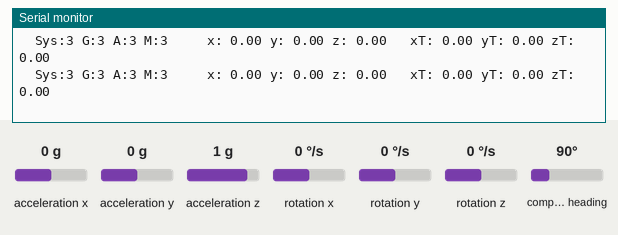
Recording of a sketch running on a simulated ESP32. Parts: the last lines printed to the serial monitor. The inputs (shaded band) are chosen by the test bench; at power-on: rotation x 0 °/s, compass heading 90°, rotation y 0 °/s, rotation z 0 °/s, acceleration x 0 g, acceleration y 0 g, acceleration z 1 g. USB keyboard and mouse output is not drawn.

Above: at 2.2 s.
2.3 s: rotation x set to -192 °/s
At 2.8 s:
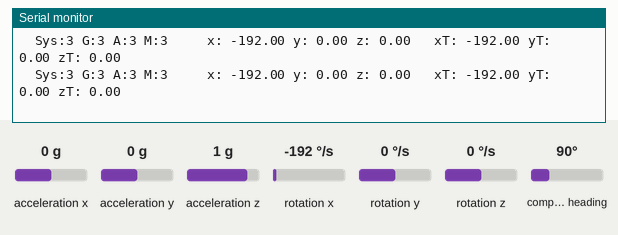
3.8 s: compass heading set to 7°
At 4.5 s:
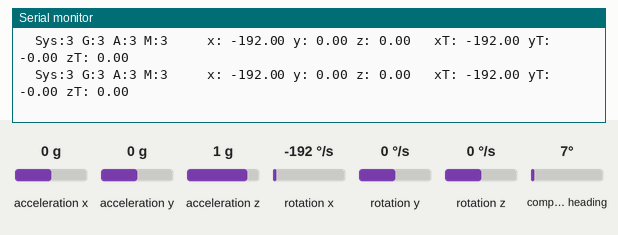
6.8 s: rotation y set to -192 °/s
At 7.3 s:
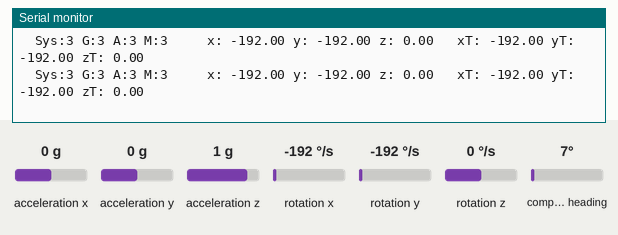
8.3 s: rotation z set to -192 °/s
At 9.1 s:
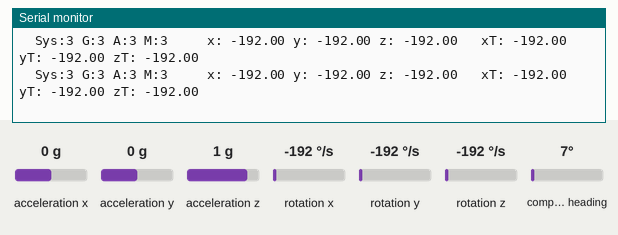

The sketch:

BNO055_mouse_quaternion_avelocity_combined_movingframe.ino
```cpp
#include <Wire.h>
#include <Adafruit_Sensor.h>
#include <Adafruit_BNO055.h>
#include <utility/imumaths.h>
#include <BleMouse.h>

// mouse object
BleMouse ble("test", "me");

// vector transformation structs
typedef struct sQ
{
  float x;
  float y;
  float z;
  float w;
} sQ;

typedef struct sV
{
  float x;
  float y;
  float z;
} sV;

/** I2C pins **/
#define I2C_SDA 33
#define I2C_SCL 32

// I2C object
TwoWire wire_custom = TwoWire(0);

// Sensor object
Adafruit_BNO055 bno = Adafruit_BNO055(55, 0x28, &wire_custom);

/**************************************************************************/
void sensor_calibration(void)
{
  uint8_t system, gyro, accel, mag;
  system = gyro = accel = mag = 0;
  bno.getCalibration(&system, &gyro, &accel, &mag);

  /* The data should be ignored until the system calibration is > 0 */
  Serial.print("\t");
  if (!system)
  {
    Serial.print("! ");
  }

  /* Display the individual values */
  Serial.print("Sys:");
  Serial.print(system, DEC);
  Serial.print(" G:");
  Serial.print(gyro, DEC);
  Serial.print(" A:");
  Serial.print(accel, DEC);
  Serial.print(" M:");
  Serial.print(mag, DEC);
  Serial.print("\t\t");
}

/**************************************************************************/
double radius_to_degrees = 57.295779513;
signed char x;
signed char y;
float a;
float x_placeholder;
float y_placeholder;

/**************************************************************************/
struct sQ q_getconj(sQ* q)
{
  sQ qc;
  qc.x = -q->x;
  qc.y = -q->y;
  qc.z = -q->z;
  qc.w = q->w;
  return qc;
}

struct sQ q_mult(sQ* q1, sQ* q2)
{
  sQ q;
  q.w = q1->w * q2->w - (q1->x * q2->x + q1->y * q2->y + q1->z * q2->z);
  q.x = q1->w * q2->x + q2->w * q1->x + q1->y * q2->z - q1->z * q2->y;
  q.y = q1->w * q2->y + q2->w * q1->y + q1->z * q2->x - q1->x * q2->z;
  q.z = q1->w * q2->z + q2->w * q1->z + q1->x * q2->y - q1->y * q2->x;
  return q;
}

void rotate_v(sQ* q, sV* v)
{
  sQ r;
  r.w = 0;
  r.x = v->x;
  r.y = v->y;
  r.z = v->z;
  sQ qc = q_getconj(q);
  sQ qq = q_mult(&r, &qc);
  sQ rq = q_mult(q, &qq);
  v->x = rq.x;
  v->y = rq.y;
  v->z = rq.z;
}

/**************************************************************************/
void sensor_data (float& x_value, float& y_value) {

  // Quaternion data
  imu::Quaternion quat = bno.getQuat();
  // imu::Quaternion quat_conjugate = bno.getQuat().conjugate();

  // angular velocity vector
  imu::Vector<3> velocity = bno.getVector (Adafruit_BNO055::VECTOR_GYROSCOPE);

  // assigning values
  sQ q;
  q.w = quat.w();
  q.x = quat.x();
  q.y = quat.y();
  q.z = quat.z();

  sV vel;
  vel.x = velocity.x();
  vel.y = velocity.y();
  vel.z = velocity.z();

  // 1. create "hand" vector
  sV hv;
  hv.x = 1;
  hv.y = 0;
  hv.z = 0;

  // 2. rotate "hand" vector
  rotate_v(&q, &hv);

  // 3. calculate yaw angle
  a = atan2(hv.y, hv.x);

  // 4. construct new quaternion
  sQ qA;
  qA.w = cos(a / 2);
  qA.x = 0;
  qA.y = 0;
  qA.z = -sin(a / 2);

  // 5. rotate velocity vector in Earth reference frame
  rotate_v(&q, &vel);

  // 5b. then rotate in new reference frame
  rotate_v(&qA, &vel);

  //Serial print
  Serial.print(" x: ");
  Serial.print(velocity.x(), 2);
  Serial.print(" y: ");
  Serial.print(velocity.y(), 2);
  Serial.print(" z: ");
  Serial.print(velocity.z(), 2);
  Serial.print("\t");

  Serial.print(" xT: ");
  Serial.print(vel.x, 2);
  Serial.print(" yT: ");
  Serial.print(vel.y, 2);
  Serial.print(" zT: ");
  Serial.print(vel.z, 2);
  Serial.print("\n");

  // Updating variables
  x_value = vel.z;
  y_value = vel.y;

  //delay between samples
  delay(10);
}

/**************************************************************************/
void transform_sensor_data  (float x_initial, float y_initial, signed char& x_final, signed char& y_final) {

  const float sensitivity = 0.5;

  x_final = round(constrain(-x_initial * sensitivity, -128, +127));
  y_final = round(constrain(y_initial * sensitivity, -128, +127));

  //Serial.print(x_final);
  //Serial.print("\t");
  //Serial.print(y_final);
  //Serial.print("\n");
}

/**************************************************************************/
void setup(void)
{
  wire_custom.begin(I2C_SDA, I2C_SCL, 400000);

  Serial.begin(115200);

  ble.begin();

  if (!bno.begin())
  {
    Serial.print("Ooops, no BNO055 detected ... Check your wiring or I2C ADDR!");
    while (1);
  }
  delay(1000);
  // bno.setExtCrystalUse(true);
}

/**************************************************************************/
void loop(void)
{
  sensor_calibration ();

  sensor_data (x_placeholder, y_placeholder);

  transform_sensor_data (x_placeholder, y_placeholder, x, y);

  if (ble.isConnected()) {
    ble.move(x, y);
  }
}
```

Measured:
- after the input at 2.3 s, the serial monitor: prints a new line at once (image 1)
- after the input at 3.8 s, the serial monitor: prints a new line at once (image 2)
- after the input at 6.8 s, the serial monitor: prints a new line at once (image 3)
- after the input at 8.3 s, the serial monitor: prints a new line at once (image 4)
